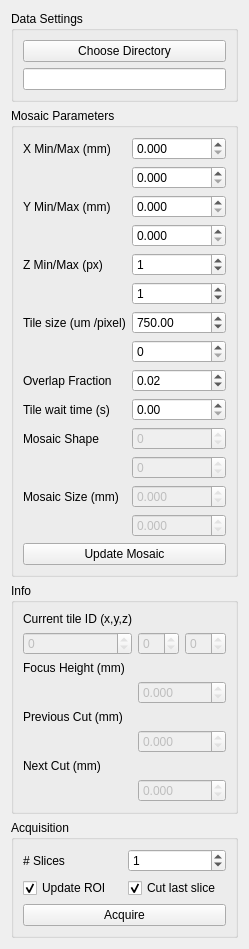
      <widget class="QWidget" name="CameraTab">
       <attribute name="title">
        <string>Camera</string>
       </attribute>
       <layout class="QVBoxLayout" name="verticalLayout_5">
        <item>
         <widget class="QGroupBox" name="groupBox_data">
          <property name="sizePolicy">
           <sizepolicy hsizetype="Preferred" vsizetype="Minimum">
            <horstretch>0</horstretch>
            <verstretch>0</verstretch>
           </sizepolicy>
          </property>
          <property name="title">
           <string>Data Settings</string>
          </property>
          <layout class="QVBoxLayout" name="verticalLayout_7">
           <item>
            <widget class="QPushButton" name="pushButton_directory">
             <property name="text">
              <string>Choose Directory</string>
             </property>
            </widget>
           </item>
           <item>
            <widget class="QLineEdit" name="lineEdit_directory">
             <property name="sizePolicy">
              <sizepolicy hsizetype="Preferred" vsizetype="Fixed">
               <horstretch>0</horstretch>
               <verstretch>0</verstretch>
              </sizepolicy>
             </property>
             <property name="readOnly">
              <bool>true</bool>
             </property>
            </widget>
           </item>
          </layout>
         </widget>
        </item>
        <item>
         <widget class="QGroupBox" name="groupBox_mosaic">
          <property name="sizePolicy">
           <sizepolicy hsizetype="Preferred" vsizetype="Preferred">
            <horstretch>0</horstretch>
            <verstretch>0</verstretch>
           </sizepolicy>
          </property>
          <property name="title">
           <string>Mosaic Parameters</string>
          </property>
          <property name="flat">
           <bool>false</bool>
          </property>
          <layout class="QFormLayout" name="formLayout_6">
           <item row="0" column="0">
            <widget class="QLabel" name="label_36">
             <property name="text">
              <string>X Min/Max (mm)</string>
             </property>
            </widget>
           </item>
           <item row="0" column="1">
            <widget class="QDoubleSpinBox" name="doubleSpinBox_x_min_mm_2">
             <property name="decimals">
              <number>3</number>
             </property>
            </widget>
           </item>
           <item row="1" column="1">
            <widget class="QDoubleSpinBox" name="doubleSpinBox_x_max_mm_2">
             <property name="decimals">
              <number>3</number>
             </property>
            </widget>
           </item>
           <item row="2" column="0">
            <widget class="QLabel" name="label_37">
             <property name="text">
              <string>Y Min/Max (mm)</string>
             </property>
            </widget>
           </item>
           <item row="2" column="1">
            <widget class="QDoubleSpinBox" name="doubleSpinBox_y_min_mm_2">
             <property name="decimals">
              <number>3</number>
             </property>
            </widget>
           </item>
           <item row="3" column="1">
            <widget class="QDoubleSpinBox" name="doubleSpinBox_y_max_mm_2">
             <property name="decimals">
              <number>3</number>
             </property>
            </widget>
           </item>
           <item row="4" column="0">
            <widget class="QLabel" name="label_38">
             <property name="text">
              <string>Z Min/Max (px)</string>
             </property>
            </widget>
           </item>
           <item row="4" column="1">
            <widget class="QSpinBox" name="spinBox_z_min_px_2">
             <property name="value">
              <number>1</number>
             </property>
            </widget>
           </item>
           <item row="5" column="1">
            <widget class="QSpinBox" name="spinBox_z_max_px_2">
             <property name="value">
              <number>1</number>
             </property>
            </widget>
           </item>
           <item row="6" column="0">
            <widget class="QLabel" name="label_39">
             <property name="text">
              <string>Tile size (um /pixel)</string>
             </property>
            </widget>
           </item>
           <item row="6" column="1">
            <widget class="QDoubleSpinBox" name="doubleSpinBox_size_um_2">
             <property name="decimals">
              <number>2</number>
             </property>
             <property name="maximum">
              <double>2000.000000000000000</double>
             </property>
             <property name="value">
              <double>750.000000000000000</double>
             </property>
            </widget>
           </item>
           <item row="7" column="1">
            <widget class="QSpinBox" name="spinBox_size_pixel_2"/>
           </item>
           <item row="8" column="0">
            <widget class="QLabel" name="label_40">
             <property name="text">
              <string>Overlap Fraction</string>
             </property>
            </widget>
           </item>
           <item row="8" column="1">
            <widget class="QDoubleSpinBox" name="doubleSpinBox_overlap_2">
             <property name="maximum">
              <double>1.000000000000000</double>
             </property>
             <property name="singleStep">
              <double>0.010000000000000</double>
             </property>
             <property name="value">
              <double>0.020000000000000</double>
             </property>
            </widget>
           </item>
           <item row="9" column="0">
            <widget class="QLabel" name="label_41">
             <property name="text">
              <string>Tile wait time (s)</string>
             </property>
            </widget>
           </item>
           <item row="9" column="1">
            <widget class="QDoubleSpinBox" name="doubleSpinBox_wait_time_2"/>
           </item>
           <item row="10" column="0">
            <widget class="QLabel" name="label_42">
             <property name="text">
              <string>Mosaic Shape</string>
             </property>
            </widget>
           </item>
           <item row="10" column="1">
            <widget class="QSpinBox" name="spinBox_mosaic_x_2">
             <property name="enabled">
              <bool>false</bool>
             </property>
             <property name="autoFillBackground">
              <bool>false</bool>
             </property>
             <property name="readOnly">
              <bool>true</bool>
             </property>
            </widget>
           </item>
           <item row="11" column="1">
            <widget class="QSpinBox" name="spinBox_mosaic_y_2">
             <property name="enabled">
              <bool>false</bool>
             </property>
             <property name="readOnly">
              <bool>true</bool>
             </property>
            </widget>
           </item>
           <item row="12" column="0">
            <widget class="QLabel" name="label_43">
             <property name="text">
              <string>Mosaic Size (mm)</string>
             </property>
            </widget>
           </item>
           <item row="12" column="1">
            <widget class="QDoubleSpinBox" name="doubleSpinBox_mosaic_x_mm">
             <property name="enabled">
              <bool>false</bool>
             </property>
             <property name="readOnly">
              <bool>true</bool>
             </property>
             <property name="decimals">
              <number>3</number>
             </property>
             <property name="maximum">
              <double>1000.000000000000000</double>
             </property>
            </widget>
           </item>
           <item row="13" column="1">
            <widget class="QDoubleSpinBox" name="doubleSpinBox_mosaic_y_mm">
             <property name="enabled">
              <bool>false</bool>
             </property>
             <property name="readOnly">
              <bool>true</bool>
             </property>
             <property name="decimals">
              <number>3</number>
             </property>
             <property name="maximum">
              <double>1000.000000000000000</double>
             </property>
            </widget>
           </item>
           <item row="14" column="0" colspan="2">
            <widget class="QPushButton" name="pushButton_update_mosaic">
             <property name="text">
              <string>Update Mosaic</string>
             </property>
            </widget>
           </item>
          </layout>
         </widget>
        </item>
        <item>
         <widget class="QGroupBox" name="groupBox_info">
          <property name="sizePolicy">
           <sizepolicy hsizetype="MinimumExpanding" vsizetype="Preferred">
            <horstretch>0</horstretch>
            <verstretch>0</verstretch>
           </sizepolicy>
          </property>
          <property name="title">
           <string>Info</string>
          </property>
          <layout class="QGridLayout" name="gridLayout_4">
           <item row="1" column="0" colspan="2">
            <widget class="QSpinBox" name="spinBox_current_x">
             <property name="enabled">
              <bool>false</bool>
             </property>
             <property name="readOnly">
              <bool>true</bool>
             </property>
            </widget>
           </item>
           <item row="6" column="0">
            <widget class="QLabel" name="label_47">
             <property name="text">
              <string>Next Cut (mm)</string>
             </property>
            </widget>
           </item>
           <item row="3" column="2" colspan="2">
            <widget class="QDoubleSpinBox" name="doubleSpinBox_focus_height">
             <property name="enabled">
              <bool>false</bool>
             </property>
             <property name="readOnly">
              <bool>true</bool>
             </property>
             <property name="decimals">
              <number>3</number>
             </property>
            </widget>
           </item>
           <item row="2" column="0" colspan="2">
            <widget class="QLabel" name="label_45">
             <property name="text">
              <string>Focus Height (mm)</string>
             </property>
            </widget>
           </item>
           <item row="0" column="0" colspan="2">
            <widget class="QLabel" name="label_44">
             <property name="text">
              <string>Current tile ID (x,y,z)</string>
             </property>
            </widget>
           </item>
           <item row="7" column="2" colspan="2">
            <widget class="QDoubleSpinBox" name="doubleSpinBox_next_cut">
             <property name="enabled">
              <bool>false</bool>
             </property>
             <property name="readOnly">
              <bool>true</bool>
             </property>
             <property name="decimals">
              <number>3</number>
             </property>
            </widget>
           </item>
           <item row="1" column="2">
            <widget class="QSpinBox" name="spinBox_current_y">
             <property name="enabled">
              <bool>false</bool>
             </property>
             <property name="readOnly">
              <bool>true</bool>
             </property>
            </widget>
           </item>
           <item row="4" column="0" colspan="2">
            <widget class="QLabel" name="label_46">
             <property name="text">
              <string>Previous Cut (mm)</string>
             </property>
            </widget>
           </item>
           <item row="5" column="2" colspan="2">
            <widget class="QDoubleSpinBox" name="doubleSpinBox_previous_cut">
             <property name="enabled">
              <bool>false</bool>
             </property>
             <property name="readOnly">
              <bool>true</bool>
             </property>
             <property name="decimals">
              <number>3</number>
             </property>
            </widget>
           </item>
           <item row="1" column="3">
            <widget class="QSpinBox" name="spinBox_current_z">
             <property name="enabled">
              <bool>false</bool>
             </property>
             <property name="readOnly">
              <bool>true</bool>
             </property>
            </widget>
           </item>
          </layout>
         </widget>
        </item>
        <item>
         <widget class="QGroupBox" name="groupBox">
          <property name="title">
           <string>Acquisition</string>
          </property>
          <layout class="QGridLayout" name="gridLayout_5">
           <item row="0" column="0">
            <widget class="QLabel" name="label_48">
             <property name="text">
              <string># Slices</string>
             </property>
            </widget>
           </item>
           <item row="0" column="1">
            <widget class="QSpinBox" name="spinBox_no_slices">
             <property name="value">
              <number>1</number>
             </property>
            </widget>
           </item>
           <item row="1" column="0">
            <widget class="QCheckBox" name="checkBox_update_roi">
             <property name="text">
              <string>Update ROI</string>
             </property>
             <property name="checked">
              <bool>true</bool>
             </property>
            </widget>
           </item>
           <item row="1" column="1">
            <widget class="QCheckBox" name="checkBox_cut_last_slice">
             <property name="text">
              <string>Cut last slice</string>
             </property>
             <property name="checked">
              <bool>true</bool>
             </property>
            </widget>
           </item>
           <item row="2" column="0" colspan="2">
            <widget class="QPushButton" name="pushButton_camera_acquire">
             <property name="text">
              <string>Acquire</string>
             </property>
            </widget>
           </item>
          </layout>
         </widget>
        </item>
       </layout>
      </widget>
